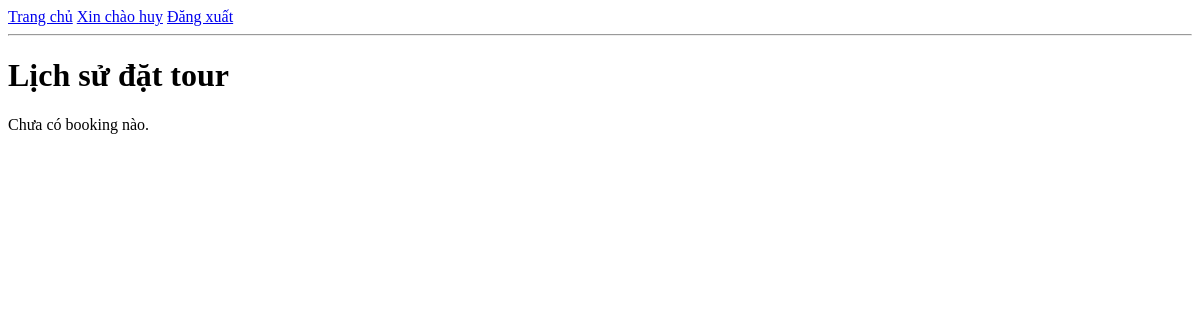
The app's page /bookings/history/ (signed in), older data.
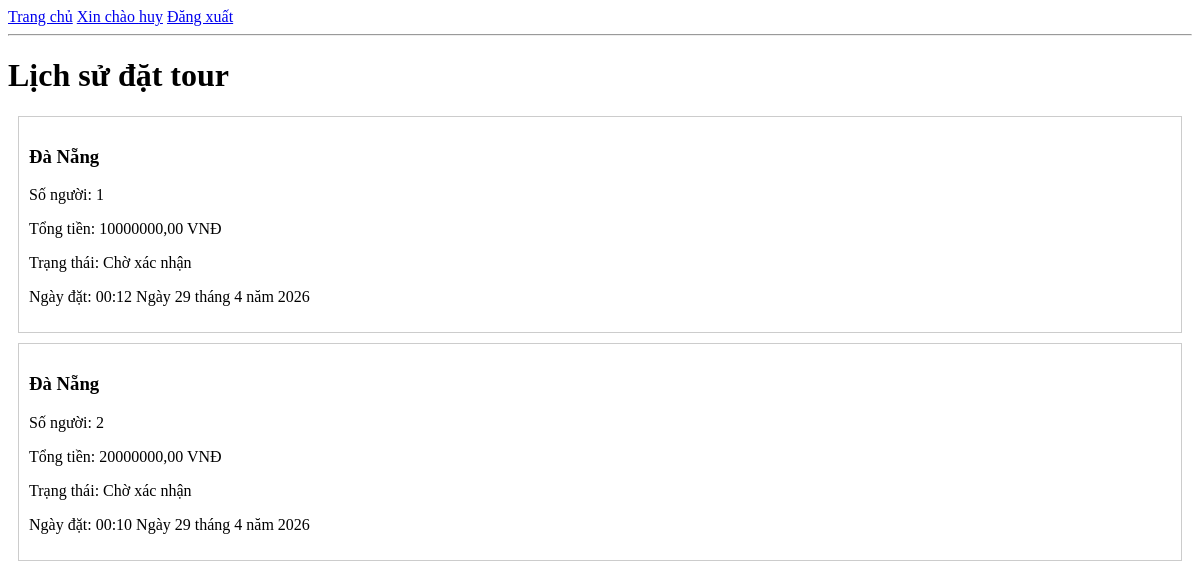
The same page, newer data.
### bookings/models.py (models this page shows, shortened)
class Booking(models.Model):
    STATUS_CHOICES = [
        ('pending', 'Chờ xác nhận'),
        ('confirmed', 'Đã xác nhận'),
        ('cancelled', 'Đã hủy'),
    ]
    user = models.ForeignKey(User, on_delete=models.CASCADE)
    tour = models.ForeignKey(Tour, on_delete=models.CASCADE)
    quantity = models.PositiveIntegerField(default=1)
    total_price = models.DecimalField(max_digits=12, decimal_places=2)
    status = models.CharField(
        max_length=20, choices=STATUS_CHOICES, default='pending')
    booked_at = models.DateTimeField(auto_now_add=True)

### tours/models.py (models this page shows, shortened)
class Tour(models.Model):
    name = models.CharField(max_length=200)
    destination = models.CharField(max_length=100)
    price = models.DecimalField(max_digits=12, decimal_places=2)
    duration = models.PositiveIntegerField(help_text="Số ngày")
    slots = models.PositiveIntegerField(default=10)
    description = models.TextField()
    image = models.ImageField(upload_to='tours/', blank=True, null=True)
    created_at = models.DateTimeField(auto_now_add=True)

### bookings/views.py (the view)
# urls.py: path('history/', views.booking_history_view, name='booking_history'),
@login_required
def booking_history_view(request):
    bookings = Booking.objects.filter(user=request.user).order_by('-booked_at')
    return render(request, 'bookings/history.html', {
        'bookings': bookings
    })

### templates/bookings/history.html
{% extends 'base.html' %}
{% block content %}
<h1>Lịch sử đặt tour</h1>
{% for booking in bookings %}
    <div style="border:1px solid #ccc; padding:10px; margin:10px;">
        <h3>{{ booking.tour.name }}</h3>
        <p>Số người: {{ booking.quantity }}</p>
        <p>Tổng tiền: {{ booking.total_price }} VNĐ</p>
        <p>Trạng thái: {{ booking.get_status_display }}</p>
        <p>Ngày đặt: {{ booking.booked_at }}</p>
    </div>
{% empty %}
    <p>Chưa có booking nào.</p>
{% endfor %}
{% endblock %}

### templates/base.html (shortened to what this page needs)
<!DOCTYPE html>
<html lang="en">
<head>
</head>
<body>
    <nav>
    <a href="/">Trang chủ</a>
    {% if request.user.is_authenticated %}
        <a href="/users/profile/">Xin chào {{ request.user.username }}</a>
        <a href="/users/logout/">Đăng xuất</a>
    {% else %}
        <a href="/users/login/">Đăng nhập</a>
        <a href="/users/register/">Đăng ký</a>
    {% endif %}
</nav>
<hr>
{% block content %}
{% endblock %}
</body>
</html>

Row changes from the older to the newer data that the page shows:
added Booking: tour.name "Đà Nẵng", quantity "1", total_price "10000000,00", status "Chờ xác nhận", booked_at "00:12 Ngày 29 tháng 4 năm 2026"
added Booking: tour.name "Đà Nẵng", quantity "2", total_price "20000000,00", status "Chờ xác nhận", booked_at "00:10 Ngày 29 tháng 4 năm 2026"
Text that changed along with them:
text no longer shown: "Chưa có booking nào."
